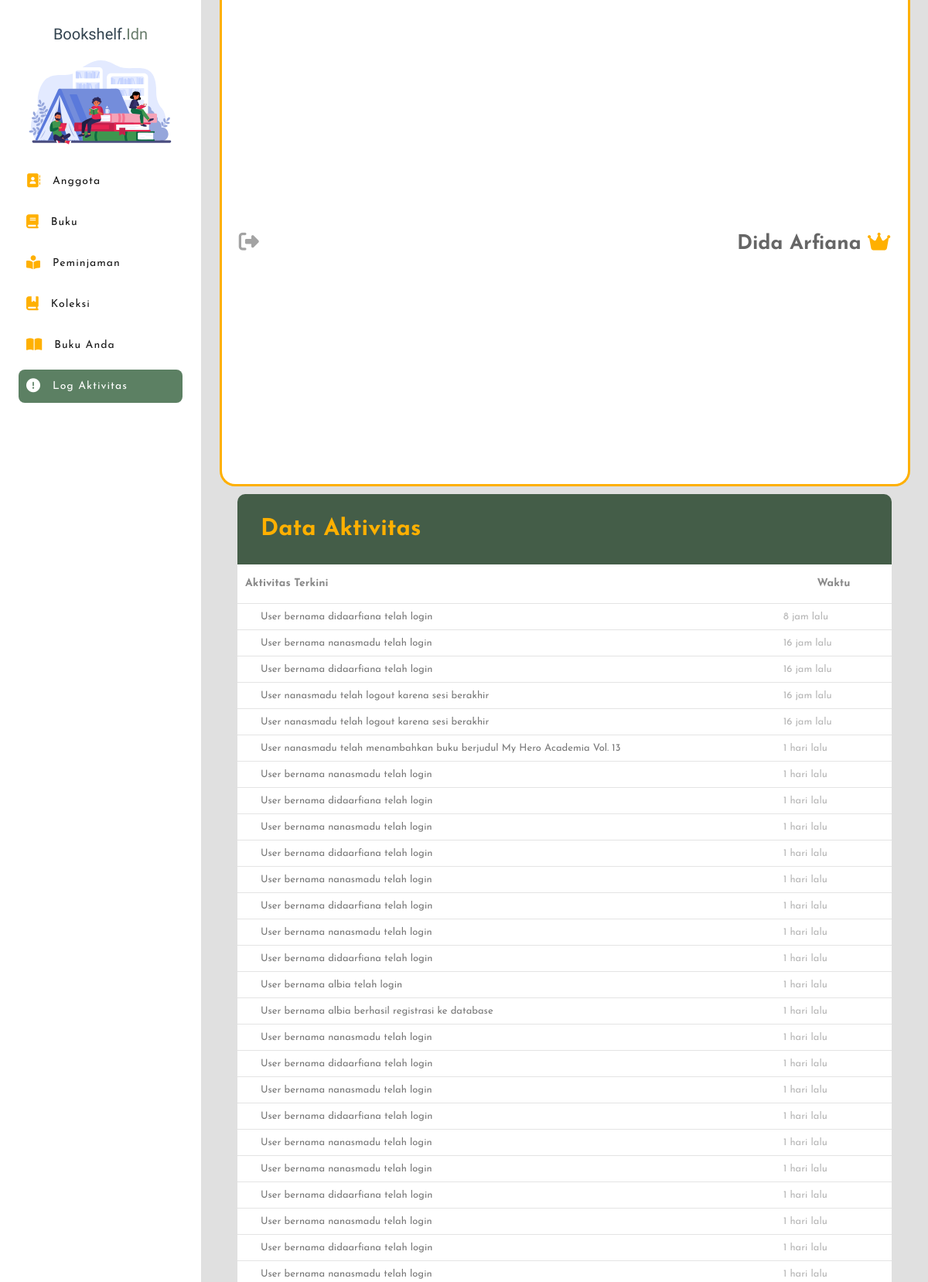
Page /admin_petugas/logs_data.php (signed in, upper part) on the committed database.
### tables this page shows
CREATE TABLE `c_logs` (
  `logsID` int(11) NOT NULL,
  `detail_histori` text NOT NULL,
  `created_at` timestamp NOT NULL DEFAULT current_timestamp() ON UPDATE current_timestamp()
);

### admin_petugas/logs_data.php (the view, shortened to what this page needs)
<?php
    include "../koneksi.php";
    $query = "SELECT detail_histori, created_at FROM c_logs ORDER BY created_at DESC";
    $result = mysqli_query($koneksi, $query);
    function formatWaktu($timestamp) {
        $selisihDetik = time() - strtotime($timestamp);
        if ($selisihDetik >= 604800) {
            return date("d F Y", strtotime($timestamp));
        } elseif ($selisihDetik >= 86400) {
            return floor($selisihDetik / 86400) . " hari lalu";
        } elseif ($selisihDetik >= 3600) {
            return floor($selisihDetik / 3600) . " jam lalu";
        } else {
            return floor($selisihDetik / 60) . " menit lalu";
        }
    }
?>
<!DOCTYPE html>
<html lang="en">
<head>
    <link rel="stylesheet" href="../css/logs.css?v=<?php echo time(); ?>">
</head>
<body>
    <?php require '../sidebar.php'?>
    <?php require 'navbar.php'?>
    <div class="card">
        <h5 class="card-header">Data Aktivitas</h5>
        <div class="table-responsive">
            <table class="table-hover">
                <thead class="head-table">
                    <tr>
                        <th>Aktivitas Terkini</th>
                        <th>Waktu</th>
                    </tr>
                </thead>
                <tbody class="table-body">
                    <?php
                    while ($row = mysqli_fetch_assoc($result)) {
                        echo "<tr>";
                        echo "<td>" . $row['detail_histori'] . "</td>";
                        echo "<td class='time-text'>" . formatWaktu($row['created_at']) . "</td>";
                        echo "</tr>";
                    }
                    ?>
                </tbody>
            </table>
        </div>
    </div>
</body>
</html>

### css/logs.css (style rules this page uses)
.card { width: 90%; background-color: #445D48; margin: 10px auto; border-radius: 10px; padding-bottom: 10px; }
.card-header { padding: 30px; color: #FFB000; font-family: var(--default); font-size: 30px; display: flex; justify-content: space-between; }
.table-hover { font-family: var(--default); width: 100%; border-collapse: collapse; background-color: #fff; }
.head-table { font-size: 14px; color: #8a8a8a; }
.head-table tr { width: 100%; height: 50px; }
.head-table th { padding: 10px 5px; border-left: none; text-align: left; }
.head-table th:nth-child(1) { padding-left: 10px; }
.head-table th:nth-child(2) { width: 150px; text-align: center; }
.table-body tr { border-top: 1px solid #e4e4e4; width: 100%; }
.table-body td:nth-child(1) { padding-left: 30px; color: #797979; }
.table-body td:nth-child(2) { max-width: 150px; }
.table-body td { overflow: hidden; text-overflow: ellipsis; white-space: nowrap; color: #b6b6b6; font-weight: 400; padding: 10px 20px; text-align: left; font-size: 13px; }
.table-responsive { overflow-y: auto; max-height: 70vh; position: relative; }
.table-hover { width: 100%; }
.head-table th { position: sticky; top: 0; background-color: white; }
.table-body td { padding: 10px; }

### css/style.css (style rules this page uses)
:root { --primary : #001524; --secondary : #445D48; --third-color : #D6CC99; --fourth-color : #FDE5D4; --dark : #1a1a1a; --logo : "Yeseva One", serif; --default : "Josefin Sans", sans-serif; --script : "Poppins", sans-serif; }
* { margin: 0; padding: 0; box-sizing: border-box; outline: none; border: none; text-decoration: none; list-style: none; }

### rows in the picture
c_logs: detail_histori "User bernama didaarfiana telah login", created_at "8 jam lalu"
c_logs: detail_histori "User bernama nanasmadu telah login", created_at "16 jam lalu"
c_logs: detail_histori "User bernama didaarfiana telah login", created_at "16 jam lalu"
c_logs: detail_histori "User nanasmadu telah logout karena sesi berakhir", created_at "16 jam lalu"
c_logs: detail_histori "User nanasmadu telah logout karena sesi berakhir", created_at "16 jam lalu"
c_logs: detail_histori "User nanasmadu telah menambahkan buku berjudul My Hero Academia Vol. 13", created_at "1 hari lalu"
c_logs: detail_histori "User bernama nanasmadu telah login", created_at "1 hari lalu"
c_logs: detail_histori "User bernama didaarfiana telah login", created_at "1 hari lalu"
c_logs: detail_histori "User bernama nanasmadu telah login", created_at "1 hari lalu"
c_logs: detail_histori "User bernama didaarfiana telah login", created_at "1 hari lalu"
c_logs: detail_histori "User bernama nanasmadu telah login", created_at "1 hari lalu"
c_logs: detail_histori "User bernama didaarfiana telah login", created_at "1 hari lalu"
c_logs: detail_histori "User bernama nanasmadu telah login", created_at "1 hari lalu"
c_logs: detail_histori "User bernama didaarfiana telah login", created_at "1 hari lalu"
c_logs: detail_histori "User bernama albia telah login", created_at "1 hari lalu"
c_logs: detail_histori "User bernama albia berhasil registrasi ke database", created_at "1 hari lalu"
c_logs: detail_histori "User bernama nanasmadu telah login", created_at "1 hari lalu"
c_logs: detail_histori "User bernama didaarfiana telah login", created_at "1 hari lalu"
c_logs: detail_histori "User bernama nanasmadu telah login", created_at "1 hari lalu"
c_logs: detail_histori "User bernama didaarfiana telah login", created_at "1 hari lalu"
c_logs: detail_histori "User bernama nanasmadu telah login", created_at "1 hari lalu"
c_logs: detail_histori "User bernama nanasmadu telah login", created_at "1 hari lalu"
c_logs: detail_histori "User bernama didaarfiana telah login", created_at "1 hari lalu"
c_logs: detail_histori "User bernama nanasmadu telah login", created_at "1 hari lalu"
c_logs: detail_histori "User bernama didaarfiana telah login", created_at "1 hari lalu"
c_logs: detail_histori "User bernama nanasmadu telah login", created_at "1 hari lalu"

### other values in the picture
$item["description"] "Anggota"
$item["description"] "Buku"
$item["description"] "Peminjaman"
$item["description"] "Koleksi"
$item["description"] "Buku Anda"
$item["description"] "Log Aktivitas"
$namalengkap "Dida Arfiana"
